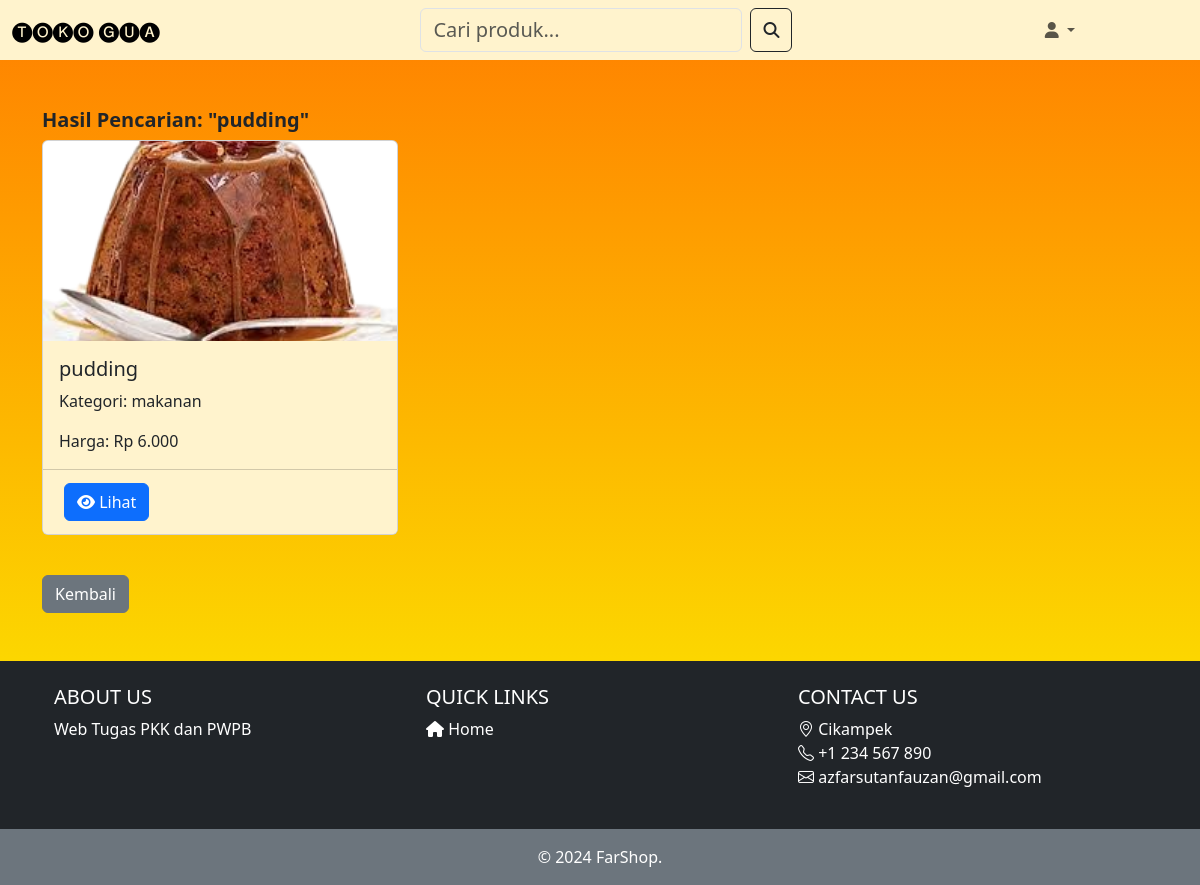
/hasil.php?keyword=pudding, run on the app's committed database.
### tables this page shows
CREATE TABLE `produk` (
  `id_produk` int(11) NOT NULL,
  `nama` varchar(255) NOT NULL,
  `harga` int(255) NOT NULL,
  `kategori` varchar(255) NOT NULL,
  `deskripsi` text NOT NULL,
  `gambar` varchar(200) NOT NULL
);

### hasil.php (the view, shortened to what this page needs)
<?php
require 'connection/koneksi.php';
$keyword = $_GET['keyword'] ?? '';
function cari($keyword) {
    global $conn;
    $query = "SELECT * FROM produk WHERE
              nama LIKE '%$keyword%' OR
              kategori LIKE '%$keyword%' OR
              harga LIKE '%$keyword%'";
    return mysqli_query($conn, $query);
}
$hasil = cari($keyword);
?>
<!DOCTYPE html>
<html lang="en">
<head>
  <link href="https://cdnjs.cloudflare.com/ajax/libs/font-awesome/6.5.1/css/all.min.css" rel="stylesheet">
  <link href="https://cdn.jsdelivr.net/npm/bootstrap@5.3.3/dist/css/bootstrap.min.css" rel="stylesheet">
</head>
<body style="background: linear-gradient(#ff7f00, #fbf400);">
  <?php include 'body/navbar.php'; ?>
  <div class="container mt-5">
    <h2 class="fs-5 fw-bold">Hasil Pencarian: "<?php echo htmlspecialchars($keyword); ?>"</h2>
    <?php if (mysqli_num_rows($hasil) > 0): ?>
      <div class="row">
        <?php while ($produk = mysqli_fetch_assoc($hasil)): ?>
          <div class="col-md-4">
            <div class="card mb-4">
            <img src="halaman/img/<?= htmlspecialchars($produk['gambar']); ?>" class="card-img-top" alt="<?= htmlspecialchars($produk['nama']); ?>">
              <div class="card-body bg-warning-subtle">
                <h5 class="card-title"><?= htmlspecialchars($produk['nama']); ?></h5>
                <p class="card-text">Kategori: <?= htmlspecialchars($produk['kategori']); ?></p>
                <p class="card-text">Harga: Rp <?= number_format($produk['harga'], 0, ',', '.'); ?></p>
              </div>
              <div class="card-footer bg-warning-subtle">
                            <?php if ($role === 'admin'): ?>
                                <a href="halaman/edit.php?id_produk=<?= $produk['id_produk']; ?>" class="btn btn-warning btn-custom"><i class="fa-solid fa-pen-to-square"></i> Ubah</a>
                                <a href="detail_produk.php?id_produk=<?= $produk['id_produk']; ?>" class="btn btn-primary btn-custom"><i class="fa-solid fa-eye"></i> Lihat</a>
                            <a href="halaman/hapus.php?id_produk=<?= $produk['id_produk']; ?>" class="btn btn-danger btn-custom"><i class="fa-solid fa-trash"></i> Hapus</a>
            <?php elseif ($role === 'customer'): ?>
                <a href="detail_produk.php?id_produk=<?= $produk['id_produk']; ?>" class="btn btn-primary btn-custom"><i class="fa-solid fa-eye"></i> Lihat</a>
            <?php else: ?>
                <a href="detail_produk.php?id_produk=<?= $produk['id_produk']; ?>" class="btn btn-primary btn-custom"><i class="fa-solid fa-eye"></i> Lihat</a>
            <?php endif; ?>
                        </div>
            </div>
          </div>
        <?php endwhile; ?>
      </div>
    <?php else: ?>
      <p>Tidak ada produk yang ditemukan.</p>
    <?php endif; ?>
    <a href="halaman.php" class="btn btn-secondary mt-3">Kembali</a>
  </div>
  <?php include 'body/footer.php'; ?>
</body>
</html>

### hasil.php (style rules this page uses)
body { font-family: Arial, sans-serif; }
.card img { height: 200px; object-fit: cover; }
.card { margin-bottom: 20px; }
.btn-custom { margin: 5px; }

### data on the page
produk: gambar (picture), nama "pudding", kategori "makanan", harga "6.000"

### other printed values
$keyword "pudding"
